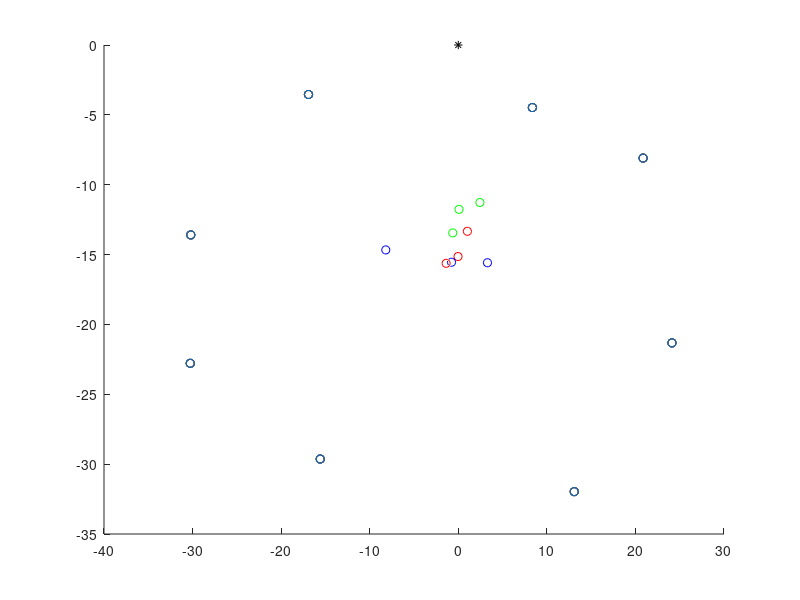

Source code (MATLAB):
clc;
clear;
hold on;
I = csvread("data.csv");

plot3(0,0,0,'k*');

L=[-15.59049,  -29.633337,  28.85207 ;
 13.090608, -31.966821,  25.842173;
-30.262151, -22.784739,  21.988585;
 24.123169, -21.318642,  16.792984;
-30.200880625182418, -13.593387838082322 , 8.134705225021412;
20.86860584395294 , -8.095281115842548 , 10.22757801621854;
-16.913920709351583 , -3.5426354308919064 , 1.6359649600150157;
8.364206671324332 , -4.476015699053317 , -1.0948872031393384];
for i=1:8
    plot3(L(:,1),L(:,2),L(:,3),'o');
end

plane = cross(L(1,:)-L(2,:),L(1,:)-L(7,:));
% plane = (normalize(cross(L(7,:)-L(1,:),L(8,:)-L(7,:)))+normalize(cross(L(8,:)-L(7,:),L(2,:)-L(8,:)))+normalize(cross(L(2,:)-L(8,:),L(1,:)-L(2,:)))+normalize(cross(L(1,:)-L(2,:),L(7,:)-L(1,:))))/4;
[n,m] = size(I);
len = 50;
% for i=1:n
% %     I(i,2:4)=I(2,2:4);
% %     if I(i,1)==1
%         plot3(I(i,2),I(i,3),I(i,4),'r*');
%         if I(i,7)>0
%             plot3([I(i,2),I(i,2)-len*I(i,6)],[I(i,3),I(i,3)-len*I(i,7)],[I(i,4),I(i,4)-len*I(i,8)],'b-');
%         else
%             plot3([I(i,2),I(i,2)+len*I(i,6)],[I(i,3),I(i,3)+len*I(i,7)],[I(i,4),I(i,4)+len*I(i,8)],'b-');
%         end  
% %     end
% end

% for i=1:9
%     plot3(I(i,10),I(i,11),I(i,12),'b*');
%     plot3([I(i,10),I(i,10)+len*I(i,14)],[I(i,11),I(i,11)+len*I(i,15)],[I(i,12),I(i,12)+len*I(i,16)],'b-');
% end

res = zeros(9,3);
index = 1;
temp = [0,0,0];
count = 0;
for i=1:n
    p1 = I(2,2:4);
    v1 = I(i,6:8);
    v2 = plane;
    p2 = L(4,:);
    t = (dot(p2,v2)-dot(p1,v2))/dot(v1,v2);
    pos= p1+t*v1;
    if index == I(i,1)
        temp=temp+pos;
        count=count+1;
    else
        res(index,:)=temp./count;
        temp = [0,0,0];
        count = 0;
        index = index + 1;
        if index == I(i,1)
            temp=temp+pos;
            count=count+1;
        end
    end

    
%     if I(i,1)==1 || I(i,1)==2 || I(i,1)==3
%         plot3(pos(1),pos(2),pos(3),'bo');
%     elseif I(i,1)==4 || I(i,1)==5 || I(i,1)==6
%         plot3(pos(1),pos(2),pos(3),'ro');
%     else
%         plot3(pos(1),pos(2),pos(3),'go');
%     end
       
end
res(index,:)=temp./count;
for i = 1:9
    if res(i,1)~=0
        if i==1 || i==2 || i==3
            plot3(res(i,1),res(i,2),res(i,3),'ro');
        elseif i==4 || i==5 || i==6
            plot3(res(i,1),res(i,2),res(i,3),'go');
        else
            plot3(res(i,1),res(i,2),res(i,3),'bo');
        end
        
    end
end





